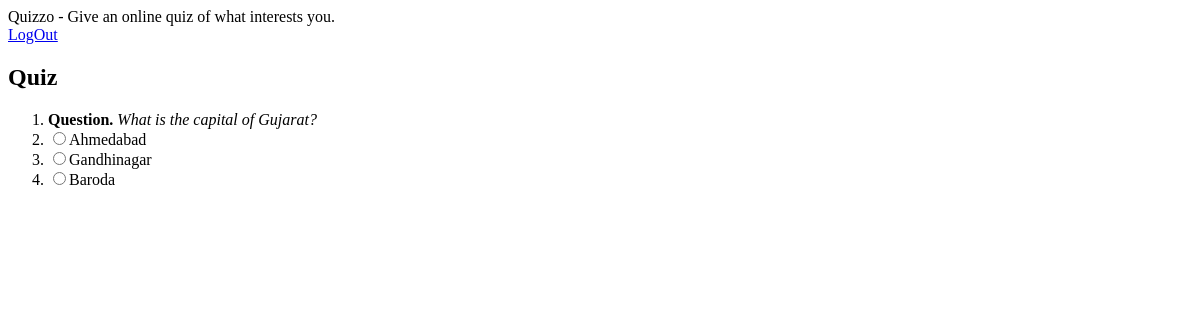
Page /test/1 on the earlier database version.
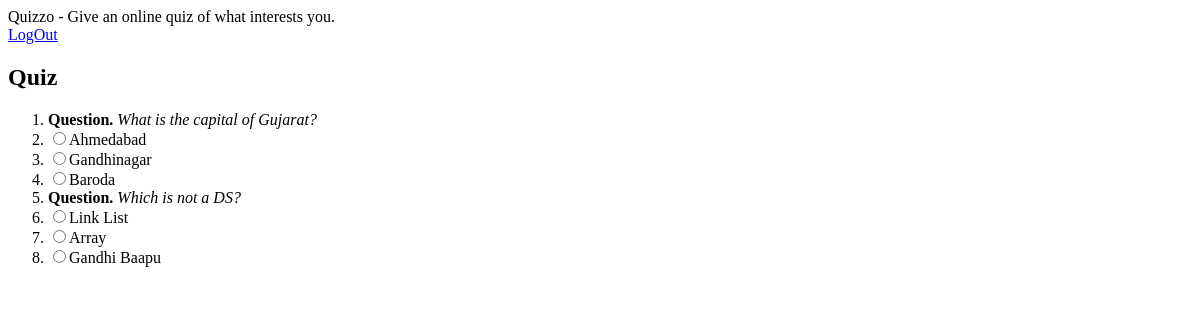
Same page on the later database version.
### exam/models.py (models this page shows, shortened)
class Question(models.Model):
	topic = models.ForeignKey(Topic, on_delete=models.CASCADE, related_name="questions")
	question = models.CharField(max_length=1024)

class Choice(models.Model):
	question = models.ForeignKey(Question, on_delete=models.CASCADE, related_name="choices")
	choice = models.CharField(max_length=100)
	value = models.BooleanField(default=False)

### exam/views.py (the view)
# urls.py: path("test/<int:topic_id>", views.test_view, name="test"),
def test_view(request, topic_id):
	print("im in test")
	questions = Question.objects.filter(topic=topic_id)
	context = {
		"questions": questions,
	}
	return render(request, "exam/test.html", context)

### exam/templates/exam/test.html (shortened to what this page needs)
{% extends "exam/base.html" %}
{% block body %}
	<header>
		<div class="logout-btn">
		<a href="{% url 'logout' %}">LogOut</a>
		</div>
	</header>
	<div>
		<h2>Quiz</h2>
		<ol>
			{% for question in questions %}
				<li>
					<b>Question.</b> <i>{{ question.question }}</i>
					{% for choice in question.choices.all %}
						<li> <input type="radio" name="choice" value="{{choice.value}}">{{choice.choice}}</li>
					{% endfor %}
				</li>
			{% endfor %}
		</ol>
	</div>
{% endblock %}

### exam/templates/exam/base.html (shortened to what this page needs)
<!DOCTYPE html>
<html>
	<head>
	</head>
	<body>
		<header id="header">Quizzo - Give an online quiz of what interests you.</header>
		{% block body %}
		{% endblock %}
	</body>
</html>

Differences in the rows shown:
added Question: question "Which is not a DS?"
added Choice: choice "Link List", shown under "Which is not a DS?"
added Choice: choice "Array", shown under "Which is not a DS?"
added Choice: choice "Gandhi Baapu", shown under "Which is not a DS?"
